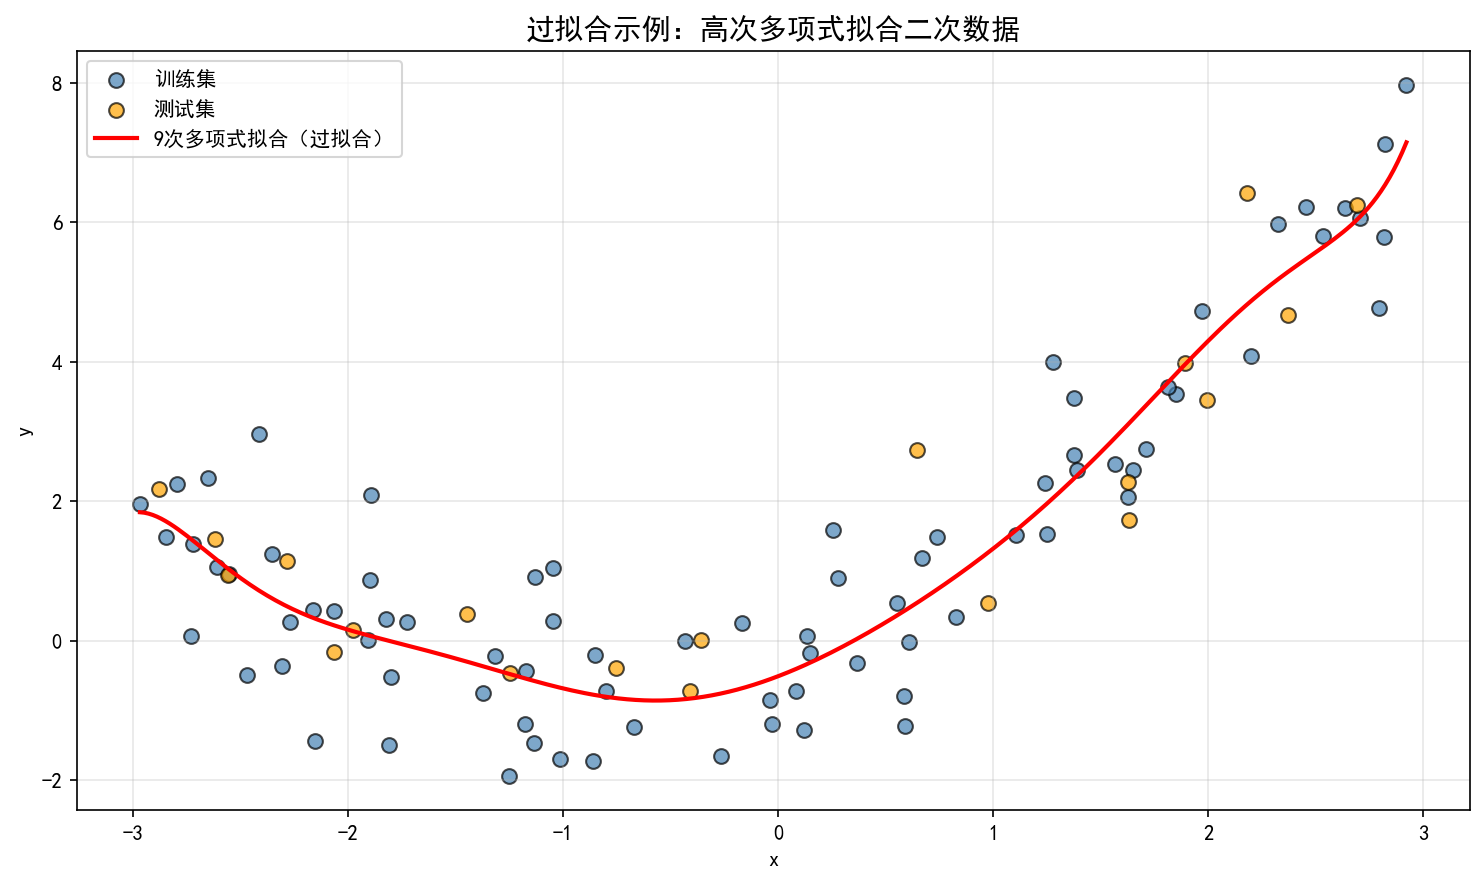

Source code (Python):
# 过拟合演示：高次多项式拟合二次数据

import numpy as np
import matplotlib.pyplot as plt
from sklearn.linear_model import LinearRegression
from sklearn.model_selection import train_test_split
from sklearn.metrics import mean_squared_error

# 设置中文显示
plt.rcParams['font.sans-serif'] = ['SimHei']
plt.rcParams['axes.unicode_minus'] = False


def dm01_over_fitting():
    # 随机种子
    np.random.seed(42)
    x = np.random.uniform(-3, 3, 100)
    y = 0.5 * x**2 + x + np.random.normal(0, 1, 100)

    # 数据预处理：构造高次多项式特征（9次）
    x_1d = x.copy()
    x_poly = x_1d.reshape(-1, 1)
    for i in range(2, 10):
        x_poly = np.hstack([x_poly, x_1d.reshape(-1, 1) ** i])

    # 划分训练集和测试集
    x_train, x_test, y_train, y_test = train_test_split(
        x_poly, y, test_size=0.2, random_state=42
    )

    # 模型训练（高次多项式 → 过拟合）
    estimator = LinearRegression()
    estimator.fit(x_train, y_train)

    # 预测
    y_train_pred = estimator.predict(x_train)
    y_test_pred = estimator.predict(x_test)

    # 评估
    train_mse = mean_squared_error(y_train, y_train_pred)
    test_mse = mean_squared_error(y_test, y_test_pred)
    print(f"训练集均方误差: {train_mse:.4f}")
    print(f"测试集均方误差: {test_mse:.4f}")
    print(f"过拟合程度（测试MSE / 训练MSE）: {test_mse / train_mse:.2f}倍")

    # 可视化
    # 提取原始 x 用于画图
    x_train_1d = x_train[:, 0]
    x_test_1d = x_test[:, 0]

    # 生成平滑曲线
    x_line = np.linspace(x_1d.min(), x_1d.max(), 300)
    x_line_poly = x_line.reshape(-1, 1)
    for i in range(2, 10):
        x_line_poly = np.hstack([x_line_poly, x_line.reshape(-1, 1) ** i])
    y_line = estimator.predict(x_line_poly)

    plt.figure(figsize=(10, 6))
    plt.scatter(x_train_1d, y_train, color='steelblue', label='训练集', alpha=0.7, edgecolors='k', s=50)
    plt.scatter(x_test_1d, y_test, color='orange', label='测试集', alpha=0.7, edgecolors='k', s=50)
    plt.plot(x_line, y_line, color='red', linewidth=2, label='9次多项式拟合（过拟合）')
    plt.title('过拟合示例：高次多项式拟合二次数据', fontsize=14)
    plt.xlabel('x')
    plt.ylabel('y')
    plt.legend()
    plt.grid(True, alpha=0.3)
    plt.tight_layout()
    plt.savefig(r'D:\机器学习\线性回归\过拟合.png', dpi=150, bbox_inches='tight')
    plt.show()


if __name__ == '__main__':
    dm01_over_fitting()
